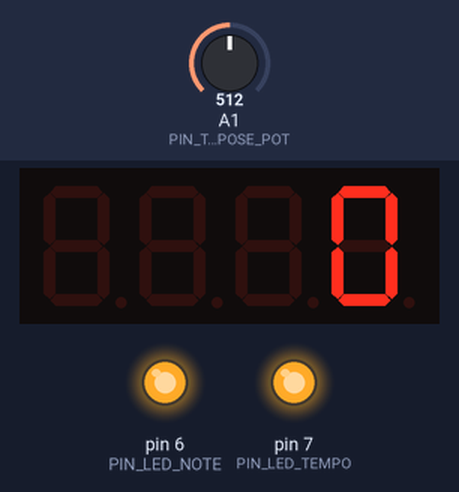
Simulated run of this sketch. Board: Arduino Uno, built with avr-gcc and run on an emulated ATmega328P. On the bench: 4-digit seven-segment display, output pins drawn as LEDs (lit = HIGH). The inputs (shaded band) are chosen by the test bench; at power-on: A1 (PIN_TRANSPOSE_POT) = 512. MIDI output is not drawn.

Above: at 1.2 s.
1.3 s: A1 (PIN_TRANSPOSE_POT) set to 462
At 2.5 s:
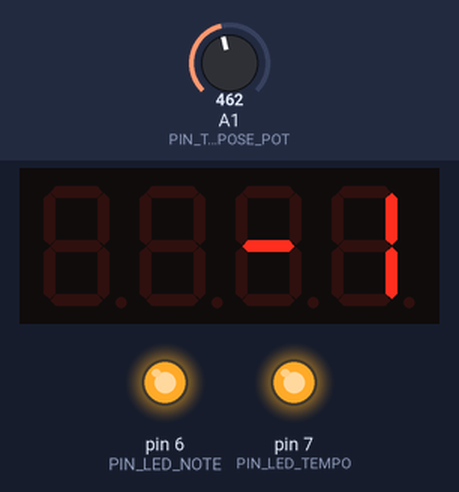
2.8 s: A1 (PIN_TRANSPOSE_POT) set to 306
At 4.0 s:
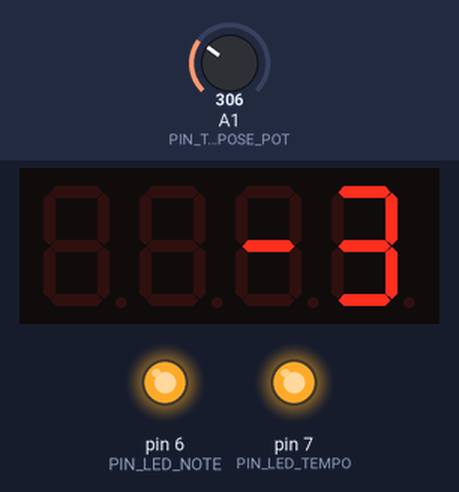
4.3 s: A1 (PIN_TRANSPOSE_POT) set to 511
At 5.4 s:
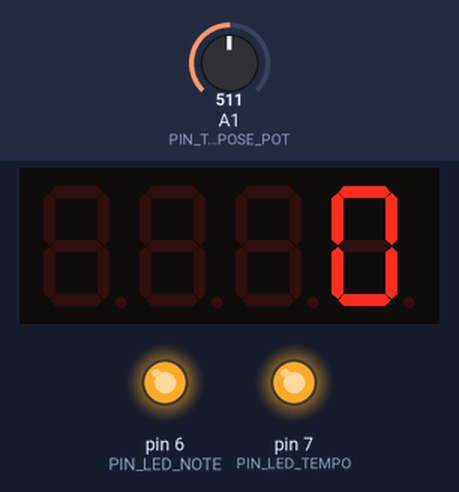
Timing chart, 0 to 7.3 s (numbered marks = the images above; inputs shaded):
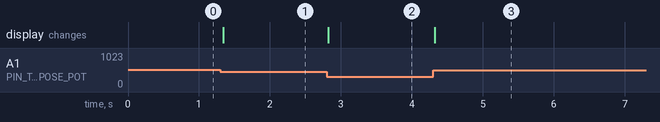

The sketch:

note-to-transport_midi.ino
```cpp
#include <MIDI.h>
#include <TM1637Display.h>

#define PIN_RAW_INPUT 2
#define PIN_LED_NOTE 6
#define PIN_LED_TEMPO 7
#define PIN_TRANSPOSE_POT 1
#define DIO 12
#define CLK 13

static uint8_t  ticks = 0;

MIDI_CREATE_INSTANCE(HardwareSerial, Serial, MIDI);
TM1637Display display(CLK, DIO);
int transpose = 0;

int getTranspose()
{
    uint32_t pot_val;

    pot_val = analogRead(PIN_TRANSPOSE_POT);

    return map(pot_val,0,1024,-7,8);
}

void handleNoteOn(byte channel, byte pitch, byte velocity)
{
    if (pitch==120) {
        MIDI.sendRealTime(MIDI_NAMESPACE::Start);
    }
    if (pitch==121) {
        MIDI.sendRealTime(MIDI_NAMESPACE::Stop);
    }
    //int transpose = getTranspose();
    byte newPitch = pitch;
    newPitch = pitch + (16 * transpose);
    MIDI.sendNoteOn(newPitch, velocity, channel);
}

void handleNoteOff(byte channel, byte pitch, byte velocity)
{
    //int transpose = getTranspose();
    byte newPitch = pitch;
    newPitch = pitch + (16 * transpose);
    MIDI.sendNoteOff(newPitch, velocity, channel);
}

void handleClock()
{
    ticks++;

    if(ticks < 6)
    {
        digitalWrite(PIN_LED_TEMPO, LOW);
    }
    else if(ticks == 6)
    {
        digitalWrite(PIN_LED_TEMPO, HIGH);
    }
    else if(ticks >= 24)
    {
        ticks = 0;
    }

    MIDI.sendRealTime(MIDI_NAMESPACE::Clock);
}

void handleStart()
{
    MIDI.sendRealTime(MIDI_NAMESPACE::Start);
}

void handleStop()
{
    MIDI.sendRealTime(MIDI_NAMESPACE::Stop);
}

void setup()
{
    pinMode(PIN_LED_TEMPO, OUTPUT);
    digitalWrite(PIN_LED_TEMPO, HIGH);
    pinMode(PIN_LED_NOTE, OUTPUT);
    digitalWrite(PIN_LED_NOTE, HIGH);

    MIDI.begin(MIDI_CHANNEL_OMNI);
    MIDI.turnThruOff();

    MIDI.setHandleNoteOn(handleNoteOn);
    MIDI.setHandleNoteOff(handleNoteOff);
    MIDI.setHandleClock(handleClock);
    MIDI.setHandleStart(handleStart);
    MIDI.setHandleStop(handleStop);
    display.setBrightness(1);
}

void loop()
{
    MIDI.read();
    int newTranspose = getTranspose();
    if (transpose != newTranspose)
    {
        transpose = newTranspose;
        // MIDI.sendSystemReset();
        for (byte c = 0; c < 17; c++){
            MIDI.sendControlChange(123,0,c);
        }
    }
    display.showNumberDec(transpose, false);
}
```

Measured:
- the behaviour switches between 478 and 477 on A1 (PIN_TRANSPOSE_POT) (found by bisection; images 0 and 1)
- after the input at 1.3 s, the display: changes at once (image 1)
- after the input at 2.8 s, the display: changes at once (image 2)
- after the input at 4.3 s, the display: changes at once (image 3)
